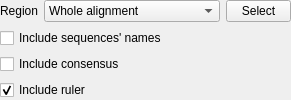
<?xml version="1.0" encoding="UTF-8"?>
<ui version="4.0">
 <class>MSAExportSettings</class>
 <widget class="QWidget" name="MSAExportSettings">
  <property name="geometry">
   <rect>
    <x>0</x>
    <y>0</y>
    <width>291</width>
    <height>101</height>
   </rect>
  </property>
  <property name="windowTitle">
   <string>Form</string>
  </property>
  <layout class="QVBoxLayout" name="verticalLayout">
   <property name="sizeConstraint">
    <enum>QLayout::SetMinAndMaxSize</enum>
   </property>
   <property name="leftMargin">
    <number>0</number>
   </property>
   <property name="topMargin">
    <number>0</number>
   </property>
   <property name="rightMargin">
    <number>0</number>
   </property>
   <property name="bottomMargin">
    <number>0</number>
   </property>
   <item>
    <layout class="QHBoxLayout" name="horizontalLayout">
     <property name="sizeConstraint">
      <enum>QLayout::SetMinAndMaxSize</enum>
     </property>
     <item>
      <widget class="QLabel" name="label">
       <property name="text">
        <string>Region</string>
       </property>
      </widget>
     </item>
     <item>
      <widget class="QComboBox" name="comboBox">
       <property name="sizePolicy">
        <sizepolicy hsizetype="Expanding" vsizetype="Fixed">
         <horstretch>0</horstretch>
         <verstretch>0</verstretch>
        </sizepolicy>
       </property>
       <item>
        <property name="text">
         <string>Whole alignment</string>
        </property>
       </item>
       <item>
        <property name="text">
         <string>Custom region</string>
        </property>
       </item>
      </widget>
     </item>
     <item>
      <widget class="QPushButton" name="selectRegionButton">
       <property name="maximumSize">
        <size>
         <width>65</width>
         <height>16777215</height>
        </size>
       </property>
       <property name="text">
        <string>Select</string>
       </property>
      </widget>
     </item>
    </layout>
   </item>
   <item>
    <widget class="QCheckBox" name="exportSeqNames">
     <property name="text">
      <string>Include sequences' names</string>
     </property>
    </widget>
   </item>
   <item>
    <widget class="QCheckBox" name="exportConsensus">
     <property name="text">
      <string>Include consensus</string>
     </property>
    </widget>
   </item>
   <item>
    <widget class="QCheckBox" name="exportRuler">
     <property name="text">
      <string>Include ruler</string>
     </property>
     <property name="checked">
      <bool>true</bool>
     </property>
    </widget>
   </item>
  </layout>
 </widget>
 <resources/>
 <connections/>
</ui>
